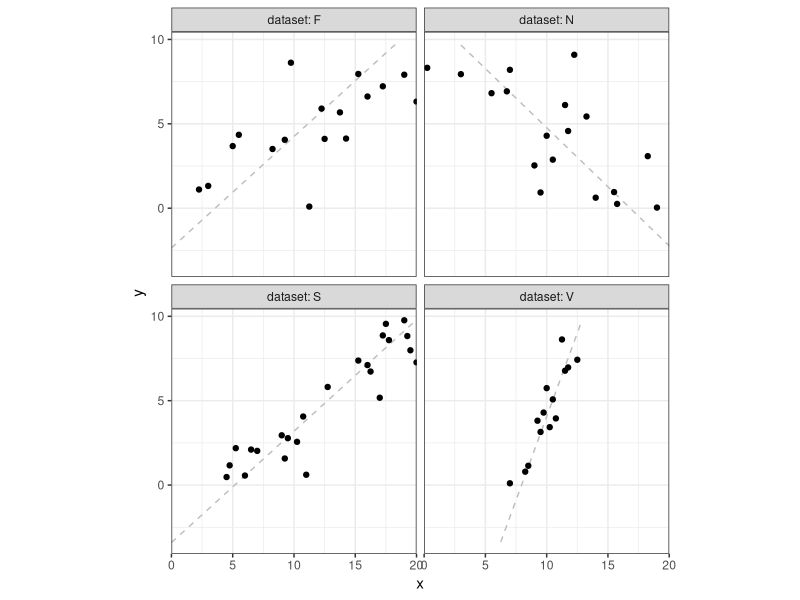

Reproduce this figure in R.
## ---- chunk 1
knitr::opts_chunk$set(
	echo = TRUE,
	message = FALSE,
	warning = FALSE
)
library(knitr)
library(tidyverse)
## ---- chunk 2
ydi_parms <- data.frame(
           dataset = c("S", "F", "V", "N"),
           y_xbar = c(3.88, 3.9, 3.89, 4.11),
           slope  = c(0.66, 0.66, 1.98, -0.70),
           sigma  = c(1.3, 2.8, 1.5, 2.5),
           xmin   = c(0, 0, 5, 0),
           xmax   = c(20, 20, 15, 20)
           )
ydi_parms %>%
  kable(cap = "Simulation Parameters for 'You Draw it'")
## ---- chunk 3
linearYDI_simFunc <- 
  function(y_xbar, slope, sigma, xmin = 0, xmax = 20, by = 0.25, N = 30, points_end_scale = 1){
    
  xLine <- seq(xmin, xmax, by = by)
  xPoint <- sample(xLine[xLine <= xmax*points_end_scale], size = N, replace = F)
  # From slope intercept form
  # y-y_xbar = m(x-xbar)
  # y = m(x-xbar) + y_xbar = mx - mxbar + y_xbar
  yintercept = y_xbar - slope*mean(xPoint)
    
  line_data <- tibble(x = xLine,
                      y = yintercept + slope*x)
  
  # generate point data
  repeat{
    errorVals <- rnorm(N, 0, sigma)
    if(mean(errorVals[10]) < 2*sigma & mean(errorVals[10] > -2*sigma)){
      break
    }
  }
  point_data <- tibble(x = xPoint,
                       ypoints = yintercept + slope*x + errorVals)
  
  data <- full_join(line_data, point_data, by = "x")%>%
      mutate(ypoints = ifelse(is.na(ypoints), -999, ypoints))
  
  # return(list(line_data = line_data, point_data = point_data, data = data))
  return(data)
    
}
## ---- chunk 4
ydi_data <- ydi_parms %>%
  mutate(data = purrr::pmap(list(y_xbar, slope, sigma, xmin, xmax), linearYDI_simFunc)) %>%
  unnest(data)

ydi_data %>%
  mutate(dataset = factor(dataset, levels = c("S", "F", "V", "N"))) %>%
  ggplot(aes(x = x, y = y)) +
  geom_line(color = "gray", linetype = 2) +
  geom_point(data = ydi_data %>% filter(ypoints > 0), aes(x = x, y = ypoints)) +
  theme_bw() +
  theme(aspect.ratio = 1) +
  facet_wrap(~dataset, ncol = 2, 
             labeller = labeller(dataset = label_both)) +
  scale_x_continuous(expand = c(0,0)) +
  scale_y_continuous(limits = c(min(ydi_data$y[ydi_data$dataset == "S"]), max(ydi_data$y[ydi_data$dataset == "S"])))
